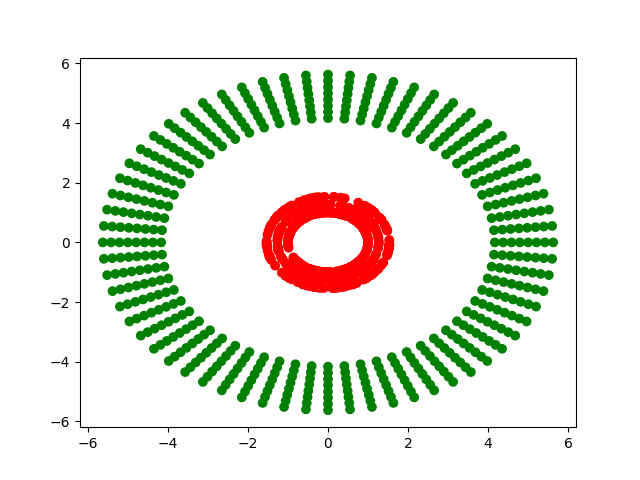

Source code (Python):
import numpy as np
import math
import matplotlib.pyplot as plt

data=np.genfromtxt('kmeans_data.txt')
X_data=data[:,0]
Y_data=data[:,1]
ans=np.zeros(X_data.size)
mean_1=data[0][0]**2+data[0][1]**2
mean_2=data[1][0]**2+data[1][1]**2
while 1:
    new_mean1=0
    new_mean2=0
    ct1=0
    ct2=0
    for i in range(0,X_data.size):
        bc1=data[i][0]**2+data[i][1]**2
        bc2=mean_1
        bc3=mean_2
        if abs(bc1-bc2) < abs(bc1-bc3):
            ans[i]=1
            ct1=ct1+1
        else:
            ans[i]=2
            ct2=ct2+1
    for i in range(0,X_data.size):
       if ans[i]==1:
           new_mean1=new_mean1+data[i][0]**2+data[i][1]**2
       else:
           new_mean2=new_mean2+data[i][0]**2+data[i][1]**2
    new_mean1=new_mean1/ct1
    new_mean2=new_mean2/ct2
    if new_mean1==mean_1 and new_mean2==mean_2:
        break
    else:
        mean_1=new_mean1
        mean_2=new_mean2
col=[]
for i in range(0,X_data.size):
    if ans[i]==1:
        col.append('red')
    else:
        col.append('green')
plt.figure(0)
plt.scatter(X_data,Y_data,c=col)
plt.savefig('part1.png')
plt.show()
